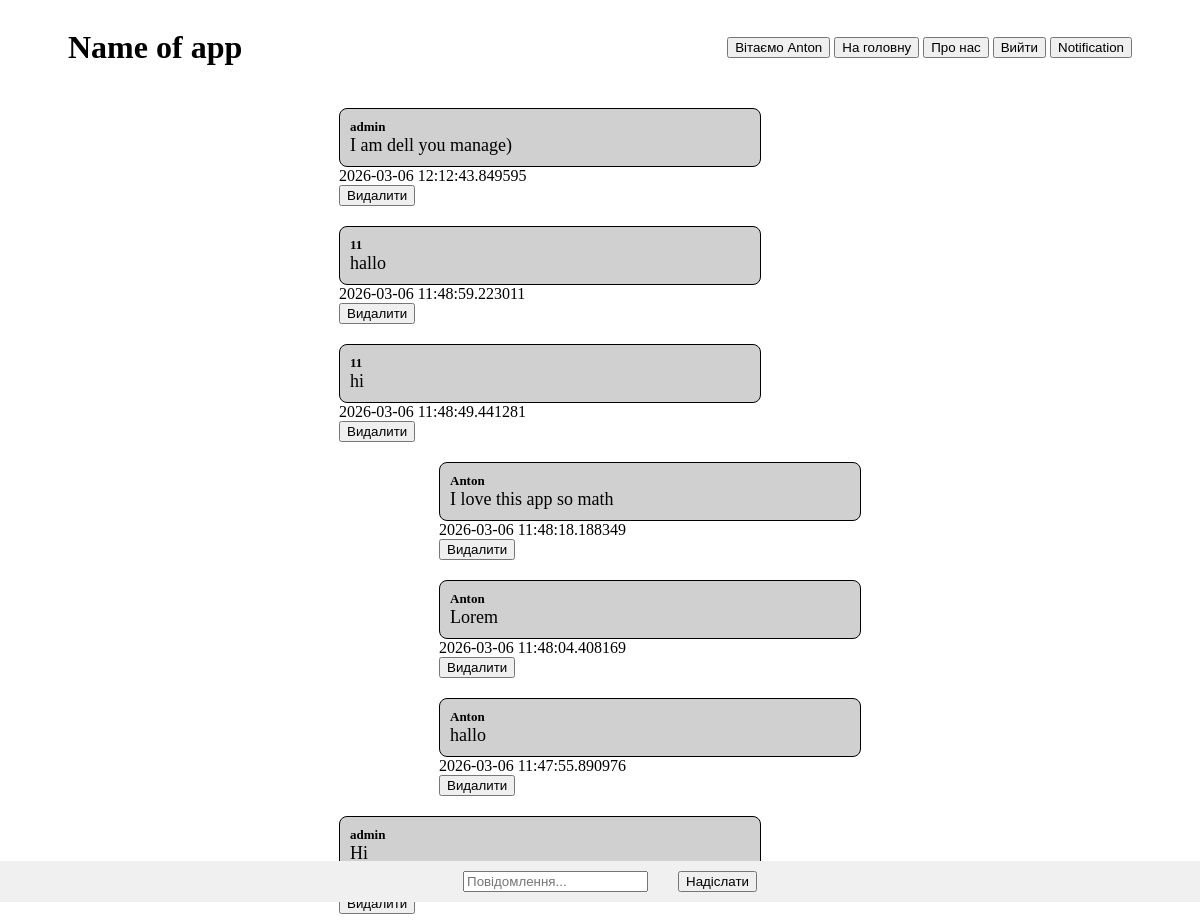
The page /forum (signed in) on the database its author committed.
### DB.py (models this page shows, shortened)
class User(UserMixin, db.Model):
    id = db.Column(db.Integer, primary_key=True)
    isAdmin = db.Column(db.Boolean, default=False)
    username = db.Column(db.String(150), unique=True, nullable=False)
    gmail = db.Column(db.String(150), unique=True, nullable=False)
    password_hash = db.Column(db.String(256), nullable=False)

class Forum(db.Model):
    id = db.Column(db.Integer, primary_key=True)
    userID = db.Column(db.Integer, db.ForeignKey('user.id'), nullable=False)
    username = db.Column(db.String(150), nullable=False)
    comment = db.Column(db.Text, nullable=False)
    date = db.Column(db.DateTime, nullable=False)
    isAdmin = db.Column(db.Boolean, default=False)

### app.py (the view)
@app.route('/forum', methods=['GET', 'POST'])
@login_required
def forum():
    if request.method == 'POST':
        comment = request.form['comment']
        new_comment = Forum(username=current_user.username, comment=comment, userID=current_user.id, date=datetime.utcnow(), isAdmin=current_user.isAdmin)
        db.session.add(new_comment)
        db.session.commit()
        return redirect('/forum')
    all_comments = Forum.query.order_by(Forum.date.desc()).all()
    return render_template('forum.html', comments=all_comments)

### app.py (called while the page is built)
@login_manager.user_loader
def load_user(user_id):
    return User.query.get(int(user_id))

### templates/forum.html (shortened to what this page needs)
<!DOCTYPE html>
<html lang="en">
<head>
    <link rel="stylesheet" href="{{ url_for('static', filename='styles/forum-style.css') }}">
</head>
<body>
    <header>
        <h1>Name of app</h1>
        <div class="header-btn">
            {% if current_user.is_authenticated %}
                <button>Вітаємо {{ current_user.username }}</button>
                <a href="{{ url_for('main') }}"><button>На головну</button></a>
                <a href="{{ url_for('about_ass') }}"><button>Про нас</button></a>
                <a href="{{ url_for('logout') }}"><button>Вийти</button></a>
                <button>Notification</button>
            {% else %}
                <a href="{{ url_for('login') }}"><button>Увійти</button></a>
                <a href="{{ url_for('register') }}"><button>Зареєструватись</button></a>
            {% endif %}
        </div>
    </header>
    <main>
        {% for comment in comments %}
            {% if comment.userID == current_user.id %}
                <div class="my-message">
                    <div class="message-admin">
                        <p class="user-name">{{ comment.username }}</p>
                        <p class="massage">{{ comment.comment }}</p>
                    </div>
                    {{ comment.date }}
                    {% if current_user.isAdmin %}
                        <form action="{{ url_for('delete_forum_comment', id=comment.id) }}" method="POST">
                            <button type="submit">Видалити</button>
                        </form>
                    {% endif %}
                </div>
            {% else %}
                <div class="not-my-message">
                    <div class="message-admin">
                        <p class="user-name">{{ comment.username }}</p>
                        <p class="massage">{{ comment.comment }}</p>
                    </div>
                    {{ comment.date }}
                    {% if current_user.isAdmin %}
                        <form action="{{ url_for('delete_forum_comment', id=comment.id) }}" method="POST">
                            <button type="submit">Видалити</button>
                        </form>
                    {% endif %}
                </div>
            {% endif %}
        {% endfor %}
    </main>
    <form class="forms-input" action="/forum" method="POST">
        <input type="text" name="comment" placeholder="Повідомлення..." required>
        <button type="submit">Надіслати</button>
    </form>
</body>
</html>

### static/styles/forum-style.css (style rules this page uses)
.forms-input { width: 100%; display: flex; justify-content: center; gap: 30px; align-items: center; position: fixed; bottom: 20px; left: 0px; right: 0px; background: #f0f0f0; padding: 10px; z-index: 1000; }
header { width: 100%; display: flex; justify-content: space-between; align-items: center; padding-inline: 60px; box-sizing: border-box; }
main { display: flex; flex-direction: column; align-items: center; gap: 20px; padding-top: 20px; }
.message-admin { display: flex; flex-direction: column; width: 400px; background: #d0d0d0; padding: 10px; border-radius: 8px; border: solid 1px #000; }
.user-name { margin: 0px; padding: 0px; font-size: 13px; font-weight: 700; }
.massage { margin: 0px; padding: 0px; font-size: 18px; font-weight: 500; }
.my-message { margin-left: 100px; }
.not-my-message { margin-right: 100px; }

### rows shown on the page
User: username "Anton"
Forum: username "admin", comment "I am dell you manage)", date "2026-03-06 12:12:43.849595"
Forum: username "11", comment "hallo", date "2026-03-06 11:48:59.223011"
Forum: username "11", comment "hi", date "2026-03-06 11:48:49.441281"
Forum: username "Anton", comment "I love this app so math", date "2026-03-06 11:48:18.188349"
Forum: username "Anton", comment "Lorem", date "2026-03-06 11:48:04.408169"
Forum: username "Anton", comment "hallo", date "2026-03-06 11:47:55.890976"
Forum: username "admin", comment "Hi"
